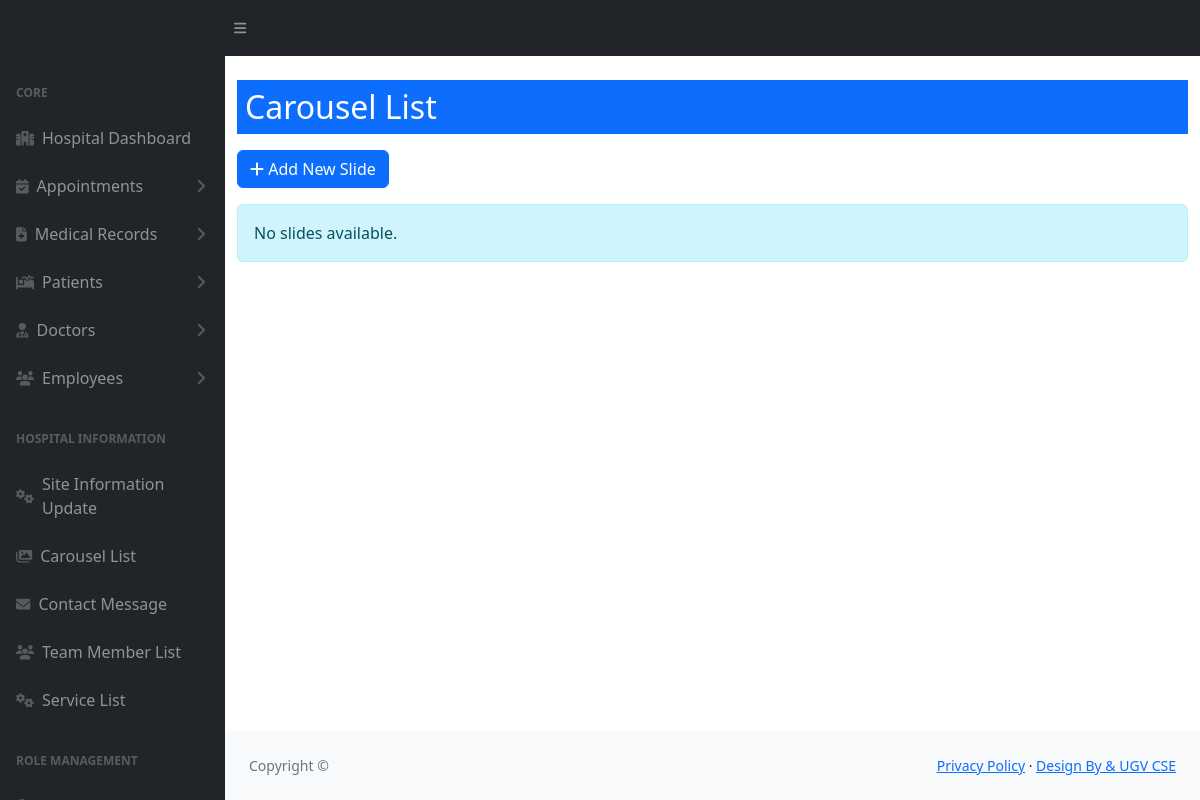
Before: /carousel/ with the older database file.
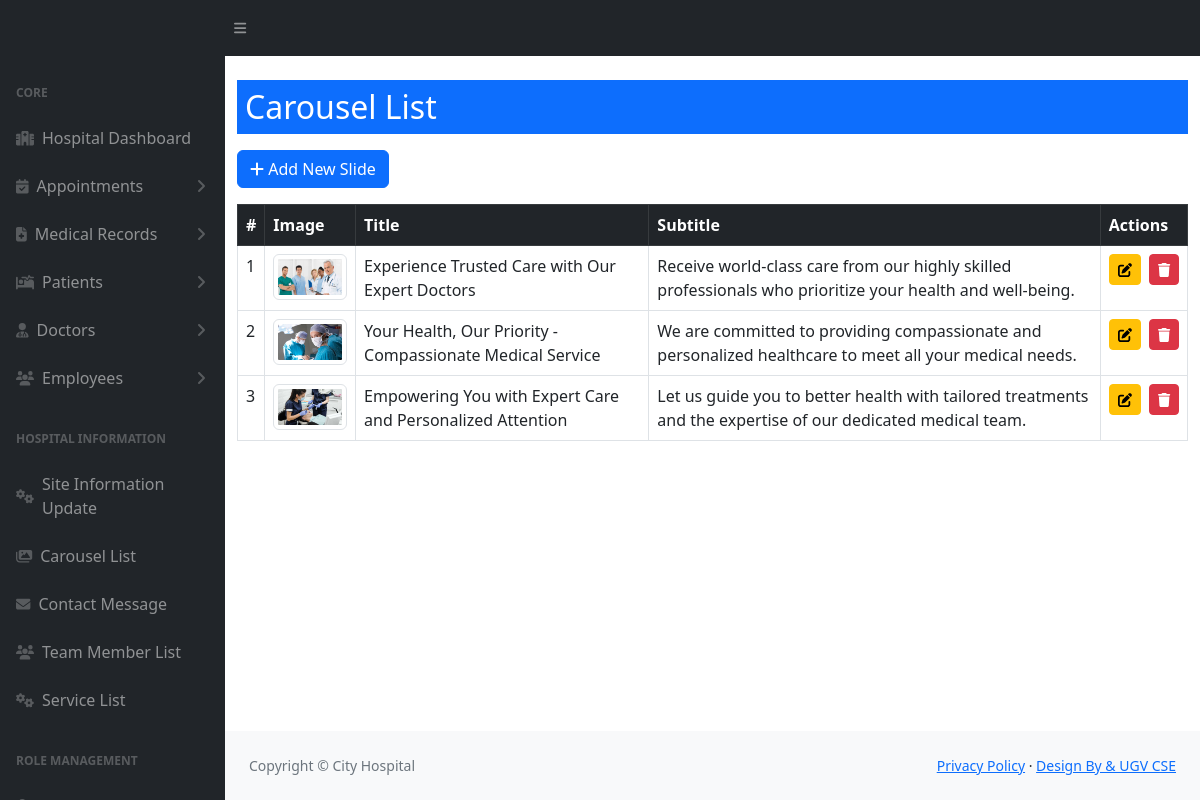
After: the same page with the newer database file.
### pms/models.py (models this page shows, shortened)
class Carousel(models.Model):
    title = models.CharField(max_length=255, blank=True, null=True)
    subtitle = models.CharField(max_length=255, blank=True, null=True)
    image = models.ImageField(upload_to='carousel_images/')  # Uploads to 'media/carousel_images/'
    created_at = models.DateTimeField(auto_now_add=True)

class SiteInfo(models.Model):
    site_name = models.CharField(max_length=20)
    color_logo = models.ImageField(upload_to='logo/')
    white_logo = models.ImageField(upload_to='logo/')
    email = models.EmailField()
    phone = models.CharField(max_length=14)
    address = models.CharField(max_length=100)
    opening_hours = models.CharField(max_length=255, default='Saturday - Thursday: 6.00 am - 10.00 pm, Friday Closed')
    site_facebook = models.URLField(max_length=100)
    site_x = models.URLField(max_length=100)
    site_instagram = models.URLField(max_length=100)
    site_pinterest = models.URLField(max_length=100)

### pms/views.py (the view)
# urls.py: path('carousel/', carousel_list, name='carousel_list'),
def carousel_list(request):
    carousels = Carousel.objects.all()
    if request.method == 'POST' and 'delete_carousel' in request.POST:
        carousel_id = request.POST.get('delete_carousel')
        carousel = get_object_or_404(Carousel, pk=carousel_id)
        carousel.delete()
        messages.success(request, "Carousel slide deleted successfully!")
        return redirect('carousel_list')
    return render(request, 'carousel_list.html', {'carousels': carousels})

### pms/context_processors.py (called while the page is built)
def site_information(request):
    site_info = SiteInfo.objects.first()
    return {
        'site_info': site_info
    }

### templates/carousel_list.html (shortened to what this page needs)
{% extends "hospital/hospital_base.html" %}
{% block content %}
<div class="container mt-4">
    <h2 class="mb-3 bg-primary text-white p-2">Carousel List</h2>
    <a href="{% url 'add_carousel' %}" class="btn btn-primary mb-3">
        <i class="fas fa-plus"></i> Add New Slide
    </a>
    {% if carousels %}
        <div class="table-responsive">
            <table class="table table-bordered table-hover">
                <thead class="table-dark">
                    <tr>
                        <th>#</th>
                        <th>Image</th>
                        <th>Title</th>
                        <th>Subtitle</th>
                        <th>Actions</th>
                    </tr>
                </thead>
                <tbody>
                    {% for carousel in carousels %}
                        <tr>
                            <td>{{ forloop.counter }}</td>
                            <td>
                                <img src="{{ carousel.image.url }}" alt="Slide Image" class="img-thumbnail" width="100">
                            </td>
                            <td>{{ carousel.title }}</td>
                            <td>{{ carousel.subtitle }}</td>
                            <td>
                                <div class="d-flex gap-2">
                                    <a href="{% url 'edit_carousel' carousel.id %}" class="btn btn-warning btn-sm" title="Edit">
                                        <i class="fas fa-edit"></i>
                                    </a>
                                    <form method="POST" style="display:inline;" onsubmit="return confirm('Are you sure?');">
                                        <button type="submit" class="btn btn-danger btn-sm" title="Delete">
                                            <i class="fas fa-trash"></i>
                                        </button>
                                    </form>
                                </div>
                            </td>
                        </tr>
                    {% endfor %}
                </tbody>
            </table>
        </div>
    {% else %}
        <div class="alert alert-info" role="alert">
            No slides available.
        </div>
    {% endif %}
</div>
{% endblock %}

### templates/hospital/hospital_base.html (shortened to what this page needs)
{% load static %}
<!DOCTYPE html>
<html lang="en">
    <head>
        <link href="https://cdn.jsdelivr.net/npm/simple-datatables@7.1.2/dist/style.min.css" rel="stylesheet" />
        <link href="{% static 'admin_panel/css/styles.css' %}" rel="stylesheet" />
    </head>
    <body class="sb-nav-fixed">
        <nav class="sb-topnav navbar navbar-expand navbar-dark bg-dark">
            <a class="navbar-brand ps-3" href="{% url 'hospital_admin' %}"><img src="{{ site_info.white_logo.url }}" alt="" style="width: 190px;"></a>
            <button class="btn btn-link btn-sm order-1 order-lg-0 me-4 me-lg-0" id="sidebarToggle" href="#!"><i class="fas fa-bars"></i></button>
            <button class="btn"></button>
        </nav>
        <div id="layoutSidenav">
            <div id="layoutSidenav_nav">
                <nav class="sb-sidenav accordion sb-sidenav-dark" id="sidenavAccordion">
                  {% include 'hospital/hospital_sidebar.html' %}
                </nav>
            </div>
            <div id="layoutSidenav_content">
                <main>
                    {% block content %}
                    {% endblock content %}
                </main>
                <footer class="py-4 bg-light mt-auto">
                    <div class="container-fluid px-4">
                        <div class="d-flex align-items-center justify-content-between small">
                            <div class="text-muted">Copyright &copy; {{ site_info.site_name }}</div>
                            <div>
                                <a href="#">Privacy Policy</a>
                                &middot;
                                <a href="#">Design By &amp; UGV CSE</a>
                            </div>
                        </div>
                    </div>
                </footer>
            </div>
        </div>
    </body>
</html>

Changed rows visible on the page:
added Carousel: image (picture), title "Experience Trusted Care with Our Expert Doctors", subtitle "Receive world-class care from our highly skilled professionals who prioritize your health and well-being."
added Carousel: image (picture), title "Your Health, Our Priority - Compassionate Medical Service", subtitle "We are committed to providing compassionate and personalized healthcare to meet all your medical needs."
added Carousel: image (picture), title "Empowering You with Expert Care and Personalized Attention", subtitle "Let us guide you to better health with tailored treatments and the expertise of our dedicated medical team."
added SiteInfo: site_name "City Hospital"
Other visible differences:
text no longer shown: "No slides available."
text now shown: "# Image Title Subtitle Actions"
